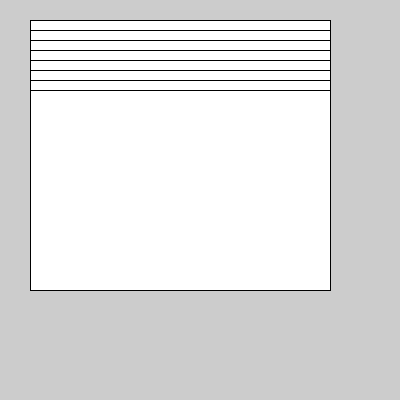
Frame 1 (no input)
Frame 60 (the mouse pressed at the canvas centre just before this capture): identical to frame 1, image omitted
Frame 120 (the mouse held since frame 60 and released just before this capture): identical to frame 1, image omitted

The Processing sketch that drew this single still picture (run headless with seeded random() and noise(); from frame 60 on, the mouse is pressed at the canvas centre):

// Processing sketch: arrayCusto
// ── arrayCusto.pde
int[] bar = {20, 30, 40, 50, 60, 70, 80, 90};

void setup(){
  size(400, 400);
}

void draw(){
  for(int i = 0; i < bar.length; i++){
    rect(30, bar[i], 300, 200);
  }
}
